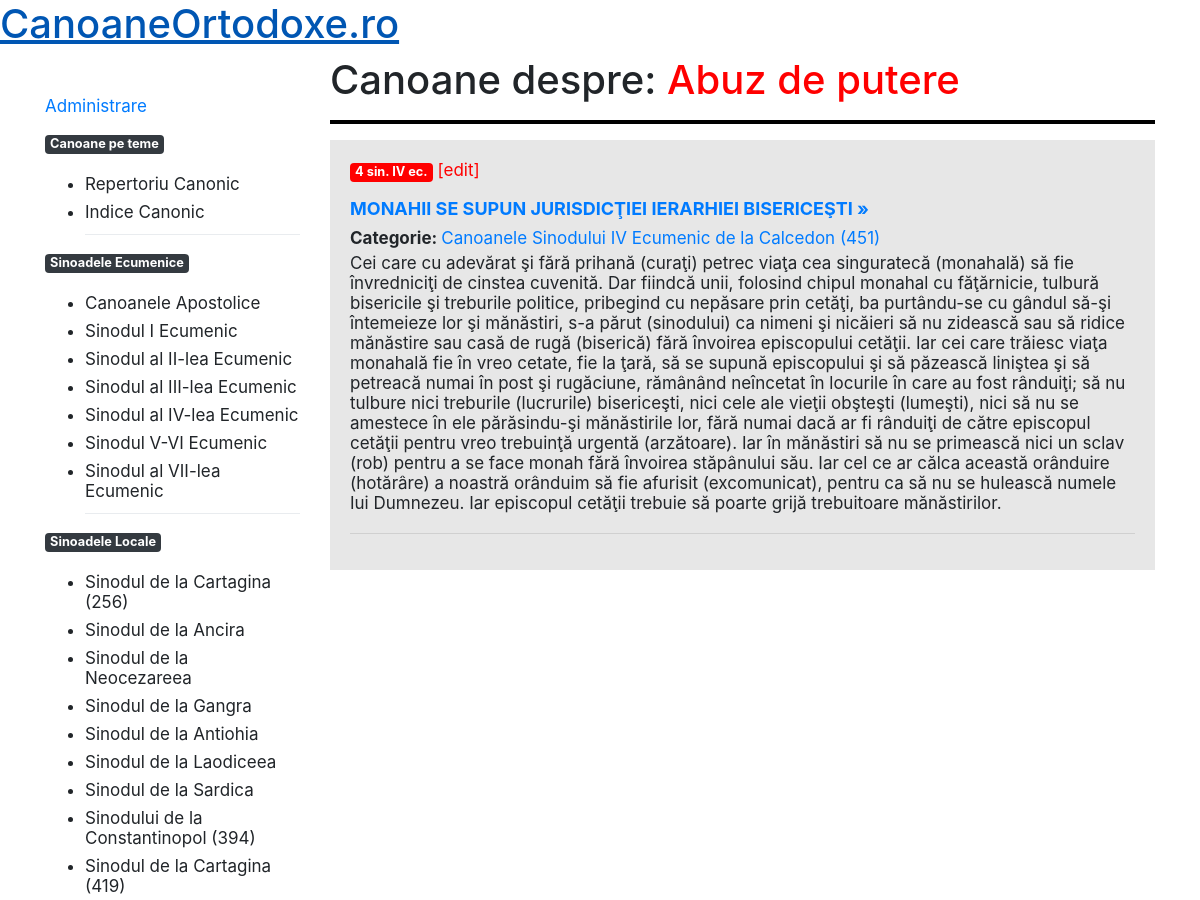
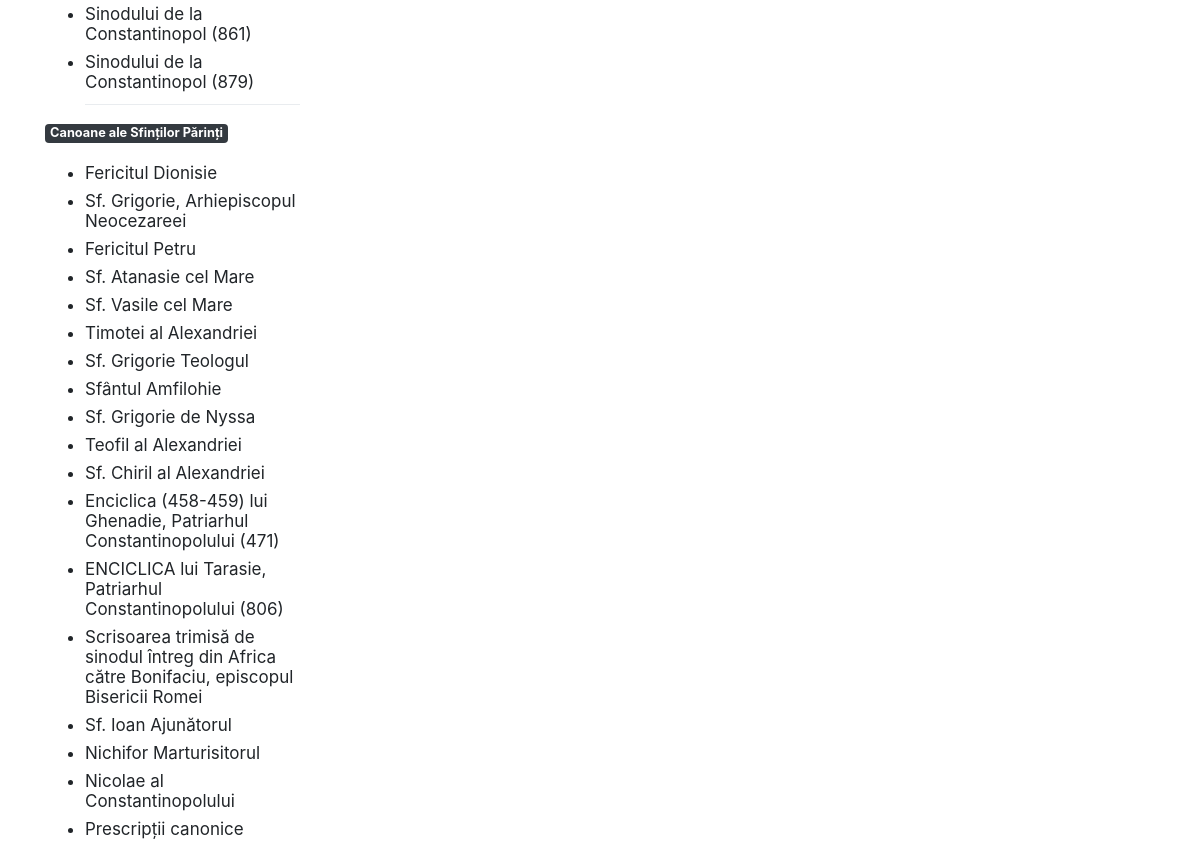
/indice-canonic-grup.php?id=4&can=126, run on the app's committed database (2 pictures, top to bottom).
### tables this page shows
CREATE TABLE IF NOT EXISTS `indice_canonic` (
  `id` int NOT NULL AUTO_INCREMENT,
  `litera` varchar(20) NOT NULL,
  `cuvant_cheie` varchar(2000) NOT NULL,
  `conexiuni` varchar(2000) NOT NULL,
  `extra` varchar(2000) NOT NULL,
  PRIMARY KEY (`id`)
);

CREATE TABLE IF NOT EXISTS `canoane` (
  `id` int NOT NULL,
  `Nume` varchar(50) DEFAULT NULL,
  `DenumireExplicativa` varchar(143) DEFAULT NULL,
  `Continut` text,
  `id_titlu_capitol` int NOT NULL,
  `Pedeapsa` varchar(194) DEFAULT NULL,
  `Conexiuni` varchar(247) DEFAULT NULL,
  `Comentarii` varchar(238) DEFAULT NULL,
  `Talcuire` varchar(6) DEFAULT NULL,
  `Simfonie` varchar(8) DEFAULT NULL,
  PRIMARY KEY (`id`)
);

CREATE TABLE IF NOT EXISTS `titluri_capitole` (
  `id` int NOT NULL AUTO_INCREMENT,
  `titlu` varchar(300) NOT NULL,
  `slug` varchar(50) NOT NULL,
  `prescurtare` varchar(50) NOT NULL,
  `id_inceput` int NOT NULL,
  `id_sfarsit` int NOT NULL,
  PRIMARY KEY (`id`)
);

### functii.php (the view, shortened to what this page needs)
<?php
function replaceSpecialChars($string){
  $rem = array('ă', 'Ă', 'ş', 'Ş', 'ţ', 'Ţ', 'à', 'á', 'â', 'ã', 'ä', 'å', 'æ', 'ç', 'è', 'é', 'ê', 'ë', 'ð', 'ì', 'í', 'î', 'ï', 'ñ', 'ò', 'ó', 'ô', 'õ', 'ö', 'ø', '§', 'ù', 'ú', 'û', 'ü', 'ý', 'ÿ', 'À', 'Á', 'Â', 'Ã', 'Ä', 'Å', 'Æ', 'Ç', 'È', 'É', 'Ê', 'Ë', '€', 'Ð', 'Ì', 'Í', 'Î', 'Ï', 'Ñ', 'Ò', 'Ó', 'Ô', 'Õ', 'Ö', 'Ø', '§', 'Ù', 'Ú', 'Û', 'Ü', 'Ý', 'Ÿ',
'&agrave;', '&aacute;', '&acirc;', '&atilde;', '&auml;', '&aring;', '&aelig;', '&ccedil;', '&egrave;', '&eacute;', '&ecirc;', '&euml;', '&eth;', '&igrave;', '&iacute;', '&icirc;', '&iuml;', '&ntilde;', '&ograve;', '&oacute;', '&ocirc;', '&otilde;', '&ouml;', '&oslash;', '&sect;', '&ugrave;', '&uacute;', '&ucirc;', '&uuml;', '&yacute;', '&yuml;', '&Agrave;', '&Aacute;', '&Acirc;', '&Atilde;', '&Auml;', '&Aring;', '&AElig;', '&Ccedil;', '&Egrave;', '&Eacute;', '&Ecirc;', '&Euml;', '&euro;', '&ETH;', '&Igrave;', '&Iacute;', '&Icirc;', '&Iuml;', '&Ntilde;', '&Ograve;', '&Oacute;', '&Ocirc;', '&Otilde;', '&Ouml;', '&Oslash;', '&sect;', '&Ugrave;', '&Uacute;', '&Ucirc;', '&Uuml;', '&Yacute;', '&Yuml;');
  $add = array('a', 'A', 's', 'S', 't', 'T', 'a', 'a', 'a', 'a', 'a', 'a', 'ae', 'c', 'e', 'e', 'e', 'e', 'ed', 'i', 'i', 'i', 'i', 'n', 'o', 'o', 'o', 'o', 'o', 'o', 's', 'u', 'u', 'u', 'u', 'y', 'y', 'A', 'A', 'A', 'A', 'A', 'A', 'AE', 'C', 'E', 'E', 'E', 'E', 'EUR', 'ED', 'I', 'I', 'I', 'I', 'N', 'O', 'O', 'O', 'O', 'O', 'O', 'S', 'U', 'U', 'U', 'U', 'Y', 'Y',
'a', 'a', 'a', 'a', 'a', 'a', 'ae', 'c', 'e', 'e', 'e', 'e', 'ed', 'i', 'i', 'i', 'i', 'n', 'o', 'o', 'o', 'o', 'o', 'o', 's', 'u', 'u', 'u', 'u', 'y', 'y', 'A', 'A', 'A', 'A', 'A', 'A', 'AE', 'C', 'E', 'E', 'E', 'E', 'EUR', 'ED', 'I', 'I', 'I', 'I', 'N', 'O', 'O', 'O', 'O', 'O', 'O', 'S', 'U', 'U', 'U', 'U', 'Y', 'Y');
    return str_replace($rem, $add, $string);
}
function creare_url_din_titlu ($titlu_articol) {
  $titlu_articol = replaceSpecialChars ($titlu_articol);
  $caractere_select = ['.',',','?',';',':'];
  $caractere_elim = ['','','','',''];
  $titlu_articol = str_replace($caractere_select, $caractere_elim, $titlu_articol);
  $titlu_articol = explode (" ",$titlu_articol);
  $titlu_articol = implode ("-",$titlu_articol);
  $titlu_articol = str_replace(' ', '', $titlu_articol);
  $titlu_articol = strtolower($titlu_articol);
  return $titlu_articol;
}
function afiseaza_canon ($b) {
    global $conn;
    $sql_id="SELECT * FROM `canoane` WHERE `id`=$b";
    $rezultate2=mysqli_query($conn, $sql_id);
    while ($data = mysqli_fetch_assoc($rezultate2)){
        $sql_cap="
            SELECT titlu, slug, prescurtare, id_inceput, id_sfarsit
            FROM canoane
            LEFT JOIN titluri_capitole
            ON canoane.id_titlu_capitol = titluri_capitole.id
            WHERE canoane.id=$b";
        $sql_cap_rez=mysqli_query($conn, $sql_cap);
        while ($data2 = mysqli_fetch_assoc($sql_cap_rez)){
            $url_articol = creare_url_din_titlu ($data['DenumireExplicativa']);
            echo '<p><span class="badge badge-secondary">'.$data['Nume'] .' </span>' . ' <a style="color:red; text-align:right" href="http://localhost/canoane/admin/edit.php/?id=' . $b . '">[edit] </a></p>';
            echo '<h2 class="titlu_canon"><a href="http://localhost/canoane/page.php/'. $url_articol . '?id=' . $b . '">' .$data['DenumireExplicativa'] .' »</a></span></h2>';
            echo '<span class="bold">Categorie: </span><a href="http://localhost/canoane?nume=' . $data2['slug'] .'">'. $data2['titlu'] .'</a> <br>';
            echo '<div class="continut">'.$data['Continut'].'</div>';
        }
    }
}
?>

### indice-canonic-grup.php (shortened to what this page needs)
<?php
include "conexiune.php";
if (isset($_GET['can'])) {
    $can = $_GET['can'];
} else {$can="";}
if (isset($_GET['id'])) {
    $id = $_GET['id'];
} else {$id="";}
$sql = "SELECT `cuvant_cheie` FROM `indice_canonic` WHERE `id`= $id";
$rez_sql = mysqli_query($conn, $sql);
    while ($data = mysqli_fetch_assoc($rez_sql)) {
        include "header.php";
        echo '<h1>Canoane despre: <span style="color:red">' . $data['cuvant_cheie'] . '</span></h1>';
    }
if ( isset($_GET['id']) && isset($_GET['can']) ) {
    $can = explode ("-",$can);
    echo '<hr style="border:2px solid #000">
        <div class="iduri_secundare">';
    foreach ($can as $c) {
        afiseaza_canon ($c);
        echo "<hr>";
    }
    echo "</div>";
}
?>

### header.php (shortened to what this page needs)
<?php
include "conexiune.php";
include "functii.php";
?>
<!DOCTYPE html>
<html lang="en">
<head>
    <link rel="stylesheet" href="https://stackpath.bootstrapcdn.com/bootstrap/4.5.2/css/bootstrap.min.css">
    <link rel="stylesheet" href="http://localhost/canoane/style.css">
</head>
<body>
<body>
<div id="wrapper">
<header>
    <h1><a href="http://localhost/canoane/index.php">CanoaneOrtodoxe.ro</a></h1>
</header>
<div class="container">
    <div class="row">
        <div class="col-3">
                <?php include "menu-principal.php";?>
        </div>
        <div class="col">

### menu-principal.php
<div class="menu-principal">
        <p><a href="http://localhost/canoane/admin/edit.php/hirotonia-episcopului?id=1">Administrare</a></p>
        <p class="badge badge-dark">Canoane pe teme</p>
            <ul>
                <a class="dropdown-item" href="http://localhost/canoane/repertoriu-canonic.php"><li>Repertoriu Canonic</li></a>
                <a class="dropdown-item" href="http://localhost/canoane/indice-canonic.php?litera=A"><li>Indice Canonic</li></a>
                <div class="dropdown-divider"></div>
            </ul>
        <p class="badge badge-dark">Sinoadele Ecumenice</p>
            <ul>
                <a class="dropdown-item" href="http://localhost/canoane?nume=apostolice"><li>Canoanele Apostolice</li></a>
                <a class="dropdown-item" href="http://localhost/canoane?nume=sinodul-1-ecumenic"><li>Sinodul I Ecumenic</li></a>
                <a class="dropdown-item" href="http://localhost/canoane?nume=sinodul-2-ecumenic"><li>Sinodul al II-lea Ecumenic</li></a>
                <a class="dropdown-item" href="http://localhost/canoane?nume=sinodul-3-ecumenic"><li>Sinodul al III-lea Ecumenic</li></a>
                <a class="dropdown-item" href="http://localhost/canoane?nume=sinodul-4-ecumenic"><li>Sinodul al IV-lea Ecumenic</li></a>
                <a class="dropdown-item" href="http://localhost/canoane?nume=sinodul-5-6-ecumenic"><li>Sinodul V-VI Ecumenic</li></a>
                <a class="dropdown-item" href="http://localhost/canoane?nume=sinodul-7-ecumenic"><li>Sinodul al VII-lea Ecumenic</li></a>
                <div class="dropdown-divider"></div>
            </ul>
        <p class="badge badge-dark">Sinoadele Locale</p>
        <ul>
            <a class="dropdown-item" href="http://localhost/canoane?nume=cartaginaciprian"><li> Sinodul de la Cartagina (256)</li></a>
            <a class="dropdown-item" href="http://localhost/canoane?nume=ancira"><li> Sinodul de la Ancira</li></a>
            <a class="dropdown-item" href="http://localhost/canoane?nume=neocezareea"><li> Sinodul de la Neocezareea</li></a>
            <a class="dropdown-item" href="http://localhost/canoane?nume=gangra"><li> Sinodul de la Gangra</li></a>
            <a class="dropdown-item" href="http://localhost/canoane?nume=antiohia"><li> Sinodul de la Antiohia</li></a>
            <a class="dropdown-item" href="http://localhost/canoane?nume=laodiceea"><li> Sinodul de la Laodiceea</li></a>
            <a class="dropdown-item" href="http://localhost/canoane?nume=sardica"><li> Sinodul de la Sardica</li></a>
            <a class="dropdown-item" href="http://localhost/canoane?nume=constantinopol-394"><li> Sinodului de la Constantinopol (394)</li></a>
            <a class="dropdown-item" href="http://localhost/canoane?nume=cartagina-419"><li> Sinodul de la Cartagina (419)</li></a>
            <a class="dropdown-item" href="http://localhost/canoane?nume=constantinopol-861"><li>Sinodului de la Constantinopol (861)</li></a>
            <a class="dropdown-item" href="http://localhost/canoane?nume=sofia"><li>Sinodului de la Constantinopol (879)</li></a>
            <div class="dropdown-divider"></div>
        </ul>
        <p class="badge badge-dark">Canoane ale Sfinților Părinți</p>
        <ul>
            <a class="dropdown-item" href="http://localhost/canoane?nume=fericitul-dionisie"><li> Fericitul Dionisie</li></a>
            <a class="dropdown-item" href="http://localhost/canoane?nume=sf-grigorie-neocezareea"><li> Sf. Grigorie, Arhiepiscopul Neocezareei</li></a>
            <a class="dropdown-item" href="http://localhost/canoane?nume=fericitul-petru"><li>Fericitul Petru </li></a>
            <a class="dropdown-item" href="http://localhost/canoane?nume=sf-atanasie-cel-mare"><li>Sf. Atanasie cel Mare</li></a>
            <a class="dropdown-item" href="http://localhost/canoane?nume=sf-vasile-cel-mare"><li>Sf. Vasile cel Mare</li></a>
            <a class="dropdown-item" href="http://localhost/canoane?nume=timotei-alexandria"><li>Timotei al Alexandriei</li></a>
            <a class="dropdown-item" href="http://localhost/canoane?nume=sf-grigorie-teologul"><li>Sf. Grigorie Teologul</li></a>
            <a class="dropdown-item" href="http://localhost/canoane?nume=sf-amfilohie"><li>Sfântul Amfilohie</li></a>
            <a class="dropdown-item" href="http://localhost/canoane?nume=sf-grigorie-nyssa"><li>Sf. Grigorie de Nyssa</li></a>
            <a class="dropdown-item" href="http://localhost/canoane?nume=teofil-alexandria"><li>Teofil al Alexandriei</li></a>
            <a class="dropdown-item" href="http://localhost/canoane?nume=sf-chiril-alexandria"><li>Sf. Chiril al Alexandriei</li></a>
            <a class="dropdown-item" href="http://localhost/canoane?nume=enciclica-ghenadie"><li>Enciclica (458-459) lui Ghenadie, Patriarhul Constantinopolului (471)</li></a>
            <a class="dropdown-item" href="http://localhost/canoane?nume=enciclica-tarasie"><li>ENCICLICA  lui Tarasie, Patriarhul Constantinopolului (806)</li></a>
            <a class="dropdown-item" href="http://localhost/canoane?nume=scrisoare-bonifaciu"><li>Scrisoarea trimisă de sinodul întreg din Africa către Bonifaciu, episcopul Bisericii Romei</li></a>
            <a class="dropdown-item" href="http://localhost/canoane?nume=sf-ioan-ajunatorul"><li>Sf. Ioan Ajunătorul</li></a>
            <a class="dropdown-item" href="http://localhost/canoane?nume=nichifor-marturisitorul"><li>Nichifor Marturisitorul</li></a>
            <a class="dropdown-item" href="http://localhost/canoane?nume=nicolae-constantinopol"><li>Nicolae al Constantinopolului</li></a>
            <a class="dropdown-item" href="http://localhost/canoane?nume=prescriptii-canonice"><li>Prescripții canonice</li></a>
        </ul>
</div>

### style.css (style rules this page uses)
body { font-size:17px;line-height:20px; }
#wrapper { width:1200px;margin:0 auto; }
.menu-principal { margin-top:40px; }
.dropdown-item { padding: .25rem 0!important;white-space:normal; }
.titlu_canon { font-size: 21px;font-weight: bold; }
.bold { font-weight:700; }
.badge-secondary { background: red; }
.continut { margin:5px 0 20px 0; }
.iduri_secundare { background:#e7e7e7; padding:20px; }
.iduri_secundare .titlu_canon { font-size:18px; }

### data on the page
indice_canonic: cuvant_cheie "Abuz de putere"
canoane: Nume "4 sin. IV ec.", DenumireExplicativa "MONAHII SE SUPUN JURISDICŢIEI IERARHIEI BISERICEŞTI", Continut "Cei care cu adevărat şi fără prihană (curaţi) petrec viaţa cea singu­ratecă (monahală) să fie învredniciţi de cinstea cuvenită. Dar fiindcă unii, folosind chipul monahal cu făţărnicie, tulbură bisericile şi treburile politice, pribegind cu nepăsare prin cetăţi, ba purtându-se cu gândul să-şi întemeieze lor şi mănăstiri, s-a părut (sinodului) ca nimeni şi nicăieri să nu zidească sau să ridice mănăstire sau casă de rugă (biserică) fără învoirea episcopului cetăţii. Iar cei care trăiesc viaţa monahală fie în vreo cetate, fie la ţară, să se supună episcopului şi să păzească liniştea şi să petreacă numai în post şi rugăciune, rămânând neîncetat în locurile în care au fost rânduiţi; să nu tulbure…"
titluri_capitole: titlu "Canoanele Sinodului IV Ecumenic de la Calcedon (451)"
